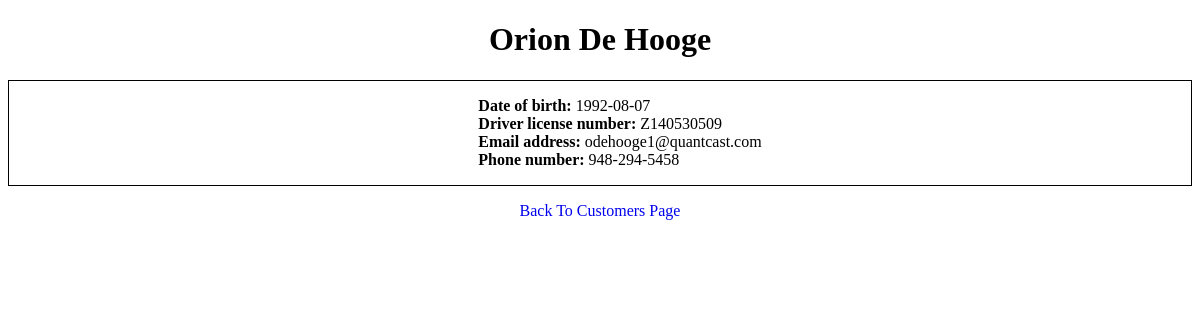
Screenshot of /customer.php?id=2 with the database file from the repository.
### tables this page shows
CREATE TABLE IF NOT EXISTS `customer` (
  `id` INT NOT NULL,
  `first_name` VARCHAR(45) NOT NULL,
  `last_name` VARCHAR(45) NOT NULL,
  `dob` DATE NOT NULL,
  `driver_license_number` VARCHAR(12) NOT NULL,
  `email` VARCHAR(255) NOT NULL,
  `phone` VARCHAR(12) NULL,
  PRIMARY KEY (`id`),
  UNIQUE INDEX `driver_license_number_UNIQUE` (`driver_license_number` ASC),
  UNIQUE INDEX `email_UNIQUE` (`email` ASC));

### customer.php (the view, shortened to what this page needs)
<?php
include('includes/config.php');
$id = $_GET['id'];
$sql = "SELECT * FROM customer WHERE id='$id'";
$result = mysqli_query($conn, $sql);
$customer = mysqli_fetch_all($result, MYSQLI_ASSOC);
?>
<!DOCTYPE html>
<html lang="en">
<head>
  <link rel="stylesheet" href="assets/css/style.css">
</head>
<body>
	<div id="wrapper-1">
    <h1>
      <?php echo $customer[0]['first_name']; ?>
      <?php echo $customer[0]['last_name']; ?>
    </h1>
    <div class="customer-info">
      <ul class="info2">
        <li><strong>Date of birth:</strong> <?php echo $customer[0]['dob']; ?></li>
        <li><strong>Driver license number:</strong> <?php echo $customer[0]['driver_license_number']; ?></li>
        <li><strong>Email address:</strong> <?php echo $customer[0]['email']; ?></li>
        <li><strong>Phone number:</strong> <?php echo $customer[0]['phone']; ?></li>
      </ul>
    </div>
    <a href="index.php"><p>Back To Customers Page<p></a>
  </div>
</body>
</html>

### assets/css/style.css (style rules this page uses)
h1 { text-align: center; }
p { text-align: center; }
a { text-decoration: none; }
.customer-info { display: grid; grid-template-columns: 1fr; border: 1px solid black; justify-items: center; }
ul { list-style-type: none; }

### rows the page displays
customer: first_name "Orion", last_name "De Hooge", dob "1992-08-07", driver_license_number "Z140530509", email "odehooge1@quantcast.com", phone "948-294-5458"
